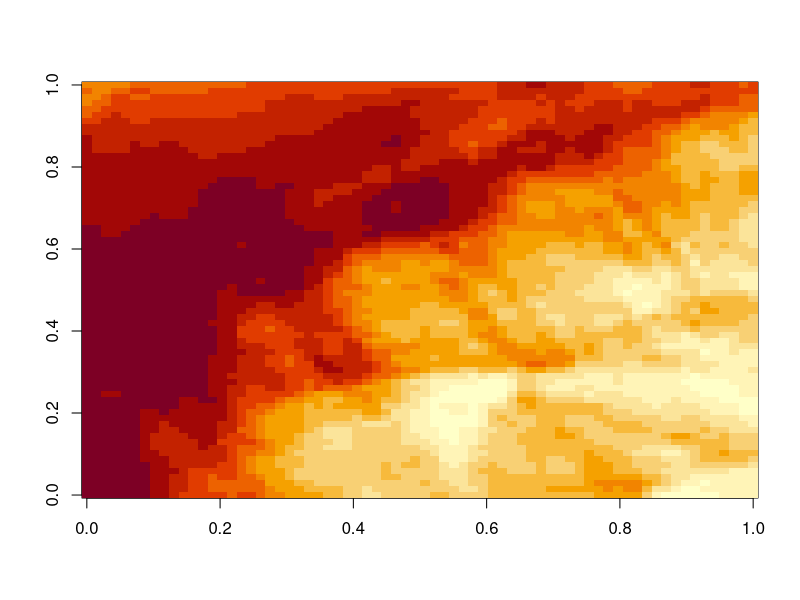
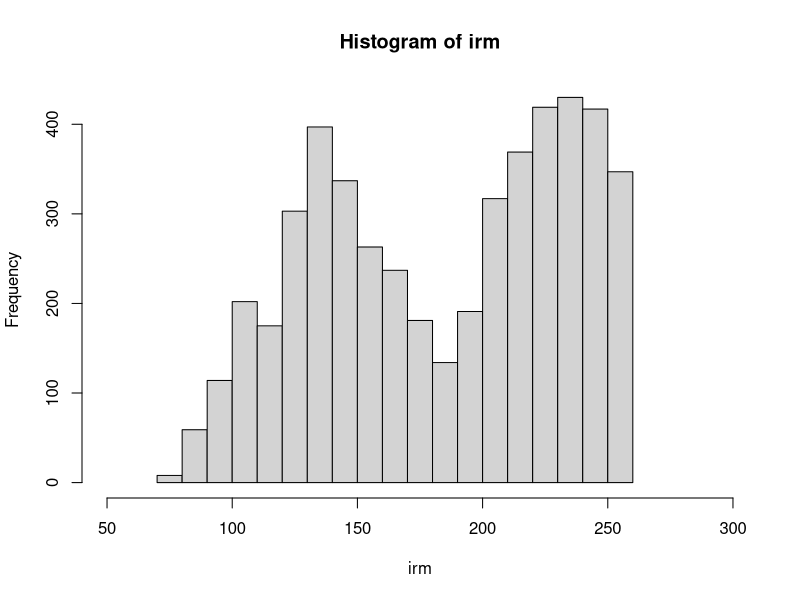
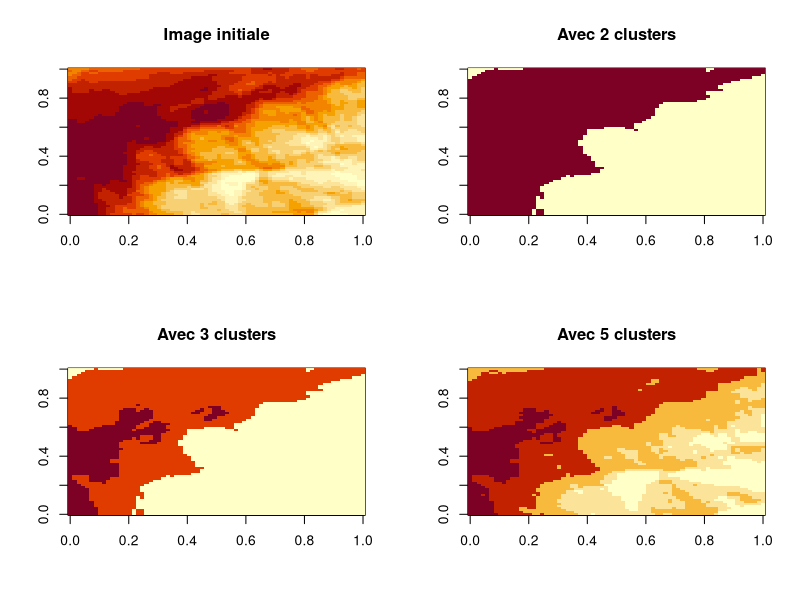
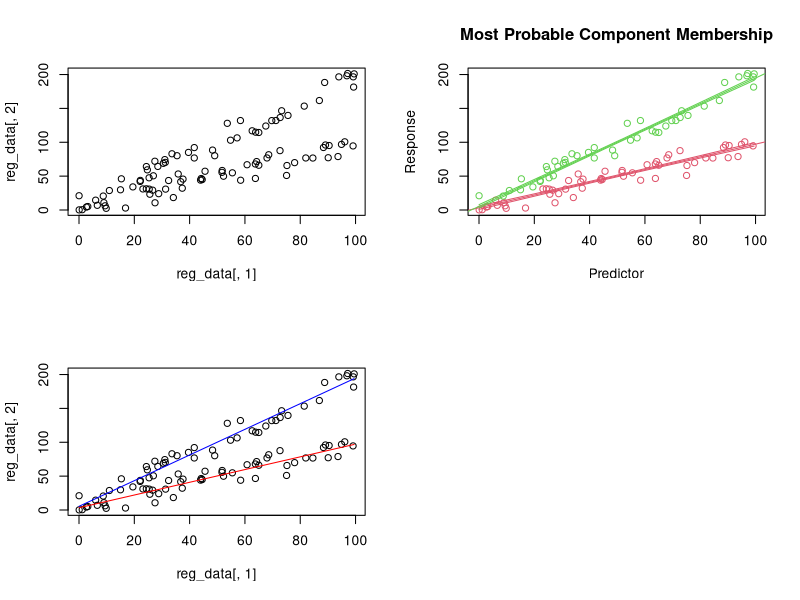
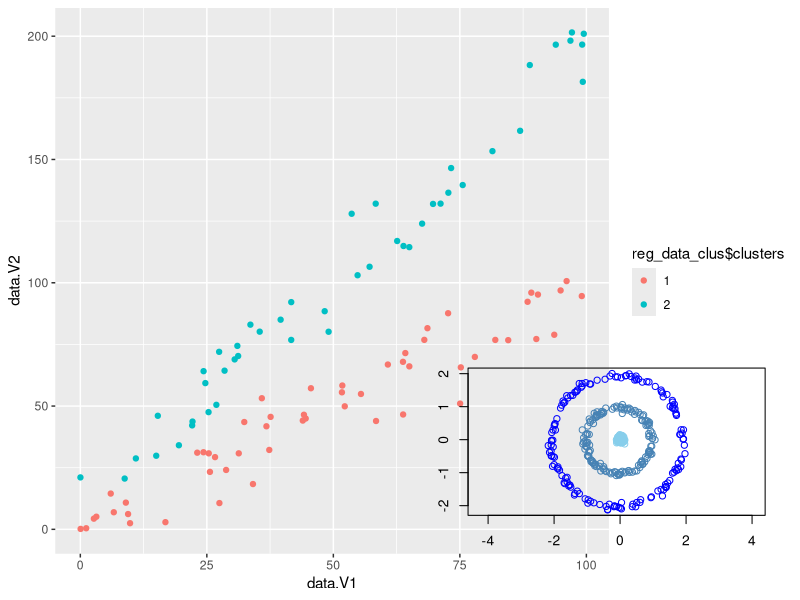

These figures' R source, in order:
## ---- chunk 1
irm = as.matrix(read.table("irm_thorax.txt", header = F, sep = ";"))
## ---- chunk 2
image(irm)
## ---- chunk 3
hist(irm, xlim = c(50,300))
## ---- chunk 4
irm_vec = as.numeric(irm)
## ---- chunk 5
# x: dataset sous forme vectorielle
# K : nombre de clusters 

init.random.EM = function(x,K){
  mus = sample(0:255,K)
  sds = rep(sd(x),K) # par ex on peut choisir n'importe quel chiffre
  pis = rep(1/K,K)
  return(parameters = list(mus=mus, sds=sds, pis=pis))
}
## ---- chunk 6
init.kmeans.EM = function(x, K){
  n = length(x)
  res.kmeans = kmeans(x, K)
  mus = as.numeric(res.kmeans$centers)
  sds = sqrt(res.kmeans$withinss/(table(res.kmeans$clusters)))
  pis = rep(1/K, K)
  return(parameters = list(mus=mus, sds=sds, pis=pis))

}
## ---- chunk 7
E.step = function(x,parameters){
  K = length(parameters$mus)
  # On initialise la matrice contennant les gamma_nk avec des 0.
  # La matrice a autant de lignes que d'individus et autant de colonnes que de clusters 
  gama_nk = matrix(0,length(x),K)
  for(k in 1:K){
    gama_nk[,k] = parameters$pis[k]*dnorm(x, mean = parameters$mus[k], sd = parameters$sds[k])
  }
  
  return(gama_nk = gama_nk/rowSums(gama_nk))
}
## ---- chunk 8
M.step = function(x, gama_nk, parameters){
  K = length(parameters$mus)
  parameters$pis = colSums(gama_nk)/length(x)
  for (k in 1:K){
    parameters$mus[k] = sum(gama_nk[,k]*x) / sum(gama_nk[,k])
    parameters$sds[k]= sqrt(sum(gama_nk[,k]*(x - parameters$mus[k])^2)/ sum(gama_nk[,k]))
  }
  return(parameters)
}
## ---- chunk 9
EM = function(x,K){
  parameters = init.random.EM(x,K)
  iter = 0
  parameters.new = parameters
  repeat{
    gama_nk = E.step(x,parameters)
    parameters.new = M.step(x,gama_nk,parameters)
    if ((sum(unlist(parameters.new) - unlist(parameters))^2)/
        sum(unlist(parameters.new))^2< 1e-20) break
    parameters<-parameters.new
  }
  return(list(parameters=parameters.new, gama_nk = gama_nk))
}
## ---- chunk 10
res.EM.irm.2 = EM(irm_vec,2)
res.EM.irm.3 = EM(irm_vec,3)
res.EM.irm.5 = EM(irm_vec,5)
res.EM.irm.2$parameters
res.EM.irm.3$parameters
res.EM.irm.5$parameters
## ---- chunk 11
cluster.2 = apply(res.EM.irm.2$gama_nk,1,which.max)
mus.2 = ifelse(cluster.2 == 1, res.EM.irm.2$parameters$mus[1], res.EM.irm.2$parameters$mus[2])
irm_vec.2 = cbind(irm_vec,cluster.2,mus.2)

cluster.3 = apply(res.EM.irm.3$gama_nk,1,which.max)
mus.3 = vector(length = length(cluster.3))
mus.3[cluster.3 == 1] = res.EM.irm.3$parameters$mus[1]
mus.3[cluster.3 == 2] = res.EM.irm.3$parameters$mus[2]
mus.3[cluster.3 == 3] = res.EM.irm.3$parameters$mus[3]
irm_vec.3 = cbind(irm_vec,cluster.3,mus.3)

cluster.5 = apply(res.EM.irm.5$gama_nk,1,which.max)
mus.5 = vector(length = length(cluster.3))
mus.5[cluster.5 == 1] = res.EM.irm.5$parameters$mus[1]
mus.5[cluster.5 == 2] = res.EM.irm.5$parameters$mus[2]
mus.5[cluster.5 == 3] = res.EM.irm.5$parameters$mus[3]
mus.5[cluster.5 == 4] = res.EM.irm.5$parameters$mus[4]
mus.5[cluster.5 == 5] = res.EM.irm.5$parameters$mus[5]
irm_vec.5 = cbind(irm_vec,cluster.5,mus.5)
## ---- chunk 12
par(mfrow = c(2,2))
image(irm)
title(main = "Image initiale")
image(matrix(irm_vec.2[,"mus.2"], 70,70))
title(main = "Avec 2 clusters")
image(matrix(irm_vec.3[,"mus.3"], 70,70))
title(main = "Avec 3 clusters")
image(matrix(irm_vec.5[,"mus.5"], 70,70))
title(main = "Avec 5 clusters")
## ---- chunk 13
library(mixtools)
## ---- chunk 14
reg_data = as.matrix(read.table("regression_double.txt", header = F, sep = ";"))
## ---- chunk 15
#image(reg_data)
plot(x = reg_data[,1], y = reg_data[,2])
## ---- chunk 16
reg_data.EM =  regmixEM(y = reg_data[,2], x = reg_data[,1], lambda = NULL, beta = NULL, sigma = NULL, k = 2, verb = F)
## ---- chunk 17
cat("Coeffs"," \n")
reg_data.EM$beta
cat("\n")
cat("Proportions des 2 clusters","\n")
reg_data.EM$lambda
## ---- chunk 18
plot.mixEM(reg_data.EM, whichplots = 2)
## ---- chunk 19
plot(reg_data[,1], reg_data[,2])
lines(reg_data[,1], reg_data.EM$beta[2,1]*reg_data[,1] +reg_data.EM$beta[1,1], col = "red")
lines(reg_data[,1], reg_data.EM$beta[2,2]*reg_data[,1] +reg_data.EM$beta[1,2], col = "blue")
## ---- chunk 20
clus_reg.2 = as.factor(apply(reg_data.EM$posterior,1,which.max))
reg_data_clus = data.frame(data = reg_data, clusters = clus_reg.2)
library(ggplot2)
ggplot(reg_data_clus, aes(x = data.V1, y = data.V2, col = reg_data_clus$clusters)) + geom_point()
## ---- chunk 21
pow.2 = function(a){a^2}
residuals.computation = function(real, predicted){
  tmp = matrix(c(real,predicted), ncol = 2, nrow = 100)
  tmp.2 = abs(tmp[,1] - tmp[,2])
  tmp.3 = lapply(tmp.2, pow.2)
  sum(unlist(tmp.3))
  }

resid.gp.1 = residuals.computation(reg_data[,2],reg_data.EM$beta[2,1]*reg_data[,1] +reg_data.EM$beta[1,1] )
resid.gp.2 = residuals.computation(reg_data[,2],reg_data.EM$beta[2,2]*reg_data[,1] +reg_data.EM$beta[1,2] )
## ---- chunk 22
#set.seed(100)
reg_data.EM.1 =  regmixEM(reg_data[,1], reg_data[,2], lambda = NULL, beta = NULL, sigma = NULL, k = 2, verb = F, maxit = 1)
reg_data.EM.3 =  regmixEM(reg_data[,1], reg_data[,2], lambda = NULL, beta = NULL, sigma = NULL, k = 2, verb = F, maxit = 3)
reg_data.EM.5 =  regmixEM(reg_data[,1], reg_data[,2], lambda = NULL, beta = NULL, sigma = NULL, k = 2, verb = F, maxit = 5)
## ---- chunk 23
mysimu = function(n, radius, sigma){
  if(n %% length(radius) != 0){return("length of radius must be a multiple of n ")}
  if(sigma >= 0.5){print("Carreful, too much noise will mess up the circle shape. Choose values betwenn 0 and 0.1")}
  nc = length(radius)
  np = n/length(radius)
  theta = runif(np, min = 0, max = 2*pi)
  x = list()
  y = list()
  for(i in 1:nc){
    x[[i]] = radius[i]*cos(theta)
    mu.x = mean(x[[i]])
    x[[i]] = x[[i]] + rnorm(n = np, mean = mu.x, sd = sigma)
    y[[i]] = radius[i]*sin(theta)
    mu.y = mean(y[[i]])
    y[[i]] = radius[i]*sin(theta) + rnorm(n = np, mean = mu.y, sd = sigma)
  }
  return(list("Number of circles" = length(radius), x = x, y = y))
}
## ---- chunk 24
sim = mysimu(450, c(0,1,2), 0.05)
plot(sim$x[[3]], sim$y[[3]], col = "blue",asp = 1, xlab = "", ylab = "")
points(sim$x[[2]], sim$y[[2]], col = "steelblue")
points(sim$x[[1]], sim$y[[1]], col = "skyblue")
## ---- chunk 25
m.dist.2D = function(d.simu, squared){ 
  if(class(squared) != "logical"){return("squared must be logical")}
  obs = as.matrix(cbind(unlist(d.simu$x), unlist(d.simu$y)))
  n = dim(obs)[1]
  d = matrix(nrow = n, ncol = n)
  for(i in 1:n){
    for(j in 1:n){
        d[i,j] = (obs[i,1] - obs[j,1])^2 + (obs[i,2] - obs[j,2])^2
    }
  }
  if(squared == T){return(d)}
  else if(squared == F){return(sqrt(d))}
}
## ---- chunk 26
Z = m.dist.2D(sim, squared = T)
dim(Z)
class(Z)
## ---- chunk 27
m.affinity = function(m_dist, mu){
  return(exp(-m_dist/2*(mu^2)))
  
}
## ---- chunk 28
W = m.affinity(Z,0.1)
dim(W)
## ---- chunk 29
m.degree = function(m_affinity){
  return(diag(apply(m_affinity, 1, sum)))
}
## ---- chunk 30
D = m.degree((W))
dim(D)
## ---- chunk 31
m.laplacian = function(m_degree, m_affinity){
  n = dim(m_degree)[1]
  I = diag(1, n)
  return(I - sqrt(solve(m_degree)) %*% m_affinity %*% sqrt(solve(m_degree)))
}
## ---- chunk 32
L = m.laplacian(D, W)
dim(L)
## ---- chunk 33
SVD = function(m_laplacian,K){
  n = dim(m_laplacian)[1]
  res = eigen(m_laplacian)
  values = res$values[n:(n-K+1)]
  vectors = matrix(res$vectors[,n:(n-K+1)], nrow = n, ncol = K)
  return(list(values = values, vectors = vectors))
}
## ---- chunk 34
res.L = eigen(L)
res.L$values[450:(450-3)]
tail(res.L$values)
## ---- chunk 35
U = SVD(L,K = 3)$vectors
dim(U)
E = diag(SVD(L, K = 3)$values)
dim(E)
E
## ---- chunk 36
normalization = function(m){
  for(i in 1:nrow(m)){
    norm_tmp = 0
    for(j in 1:ncol(m)){
      norm_tmp = norm_tmp + (m[i,j])^2
    }
    norm_tmp = sqrt(norm_tmp)
    m[i,] = m[i,]/norm_tmp
  }
  return(m)
}
## ---- chunk 37
U_star = normalization(U)
dim(U_star)
## ---- chunk 38
res.kmeans = kmeans(U_star, centers = 3)
table(res.kmeans$cluster)
## ---- chunk 39
# graphical representation
